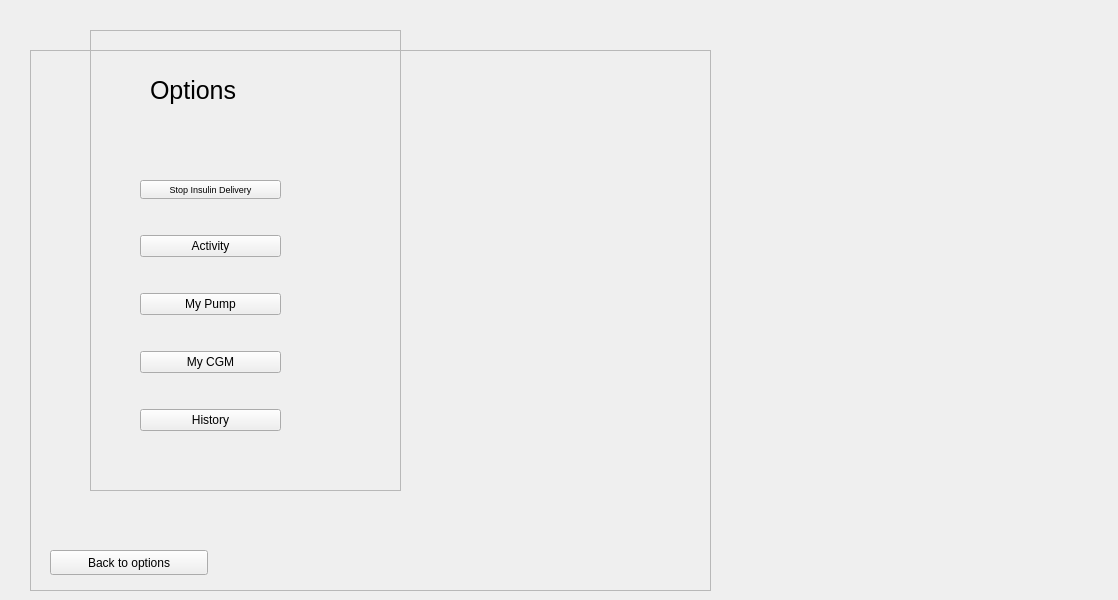
<?xml version="1.0" encoding="UTF-8"?>
<ui version="4.0">
 <class>SettingsScreen</class>
 <widget class="QWidget" name="SettingsScreen">
  <property name="geometry">
   <rect>
    <x>0</x>
    <y>0</y>
    <width>1118</width>
    <height>600</height>
   </rect>
  </property>
  <property name="windowTitle">
   <string>Form</string>
  </property>
  <widget class="QFrame" name="frame">
   <property name="geometry">
    <rect>
     <x>90</x>
     <y>30</y>
     <width>311</width>
     <height>461</height>
    </rect>
   </property>
   <property name="frameShape">
    <enum>QFrame::StyledPanel</enum>
   </property>
   <property name="frameShadow">
    <enum>QFrame::Raised</enum>
   </property>
   <widget class="QLabel" name="label">
    <property name="geometry">
     <rect>
      <x>60</x>
      <y>20</y>
      <width>111</width>
      <height>81</height>
     </rect>
    </property>
    <property name="font">
     <font>
      <pointsize>19</pointsize>
     </font>
    </property>
    <property name="text">
     <string>Options</string>
    </property>
   </widget>
   <widget class="QWidget" name="verticalLayoutWidget">
    <property name="geometry">
     <rect>
      <x>50</x>
      <y>120</y>
      <width>141</width>
      <height>311</height>
     </rect>
    </property>
    <layout class="QVBoxLayout" name="verticalLayout_3">
     <item>
      <widget class="QPushButton" name="stopinsulin">
       <property name="font">
        <font>
         <pointsize>7</pointsize>
        </font>
       </property>
       <property name="text">
        <string>Stop Insulin Delivery</string>
       </property>
      </widget>
     </item>
     <item>
      <widget class="QPushButton" name="activity">
       <property name="text">
        <string>Activity</string>
       </property>
      </widget>
     </item>
     <item>
      <widget class="QPushButton" name="mypump">
       <property name="text">
        <string>My Pump</string>
       </property>
      </widget>
     </item>
     <item>
      <widget class="QPushButton" name="mycgm">
       <property name="text">
        <string>My CGM</string>
       </property>
      </widget>
     </item>
     <item>
      <widget class="QPushButton" name="history">
       <property name="text">
        <string>History</string>
       </property>
      </widget>
     </item>
    </layout>
   </widget>
  </widget>
  <widget class="QFrame" name="frame_2">
   <property name="geometry">
    <rect>
     <x>30</x>
     <y>50</y>
     <width>681</width>
     <height>541</height>
    </rect>
   </property>
   <property name="frameShape">
    <enum>QFrame::StyledPanel</enum>
   </property>
   <property name="frameShadow">
    <enum>QFrame::Raised</enum>
   </property>
   <widget class="QPushButton" name="back_btn">
    <property name="geometry">
     <rect>
      <x>20</x>
      <y>500</y>
      <width>158</width>
      <height>25</height>
     </rect>
    </property>
    <property name="text">
     <string>Back to options</string>
    </property>
   </widget>
   <widget class="QStackedWidget" name="stackedWidget">
    <property name="geometry">
     <rect>
      <x>30</x>
      <y>20</y>
      <width>621</width>
      <height>471</height>
     </rect>
    </property>
    <property name="currentIndex">
     <number>2</number>
    </property>
    <widget class="MyPumpScreen" name="mypumpscreen"/>
    <widget class="ActivityScreen" name="activityscreen"/>
    <widget class="Profilescreen" name="profilescreen"/>
    <widget class="ControlIqScreen" name="controliqscreen"/>
    <widget class="cgmscreen" name="cgm"/>
   </widget>
  </widget>
 </widget>
 <customwidgets>
  <customwidget>
   <class>MyPumpScreen</class>
   <extends>QWidget</extends>
   <header>mypumpscreen.h</header>
  </customwidget>
  <customwidget>
   <class>ActivityScreen</class>
   <extends>QWidget</extends>
   <header>activityscreen.h</header>
  </customwidget>
  <customwidget>
   <class>Profilescreen</class>
   <extends>QWidget</extends>
   <header>profilescreen.h</header>
  </customwidget>
  <customwidget>
   <class>ControlIqScreen</class>
   <extends>QWidget</extends>
   <header>controliqscreen.h</header>
  </customwidget>
  <customwidget>
   <class>cgmscreen</class>
   <extends>QWidget</extends>
   <header>cgmscreen.h</header>
  </customwidget>
 </customwidgets>
 <resources/>
 <connections/>
</ui>
